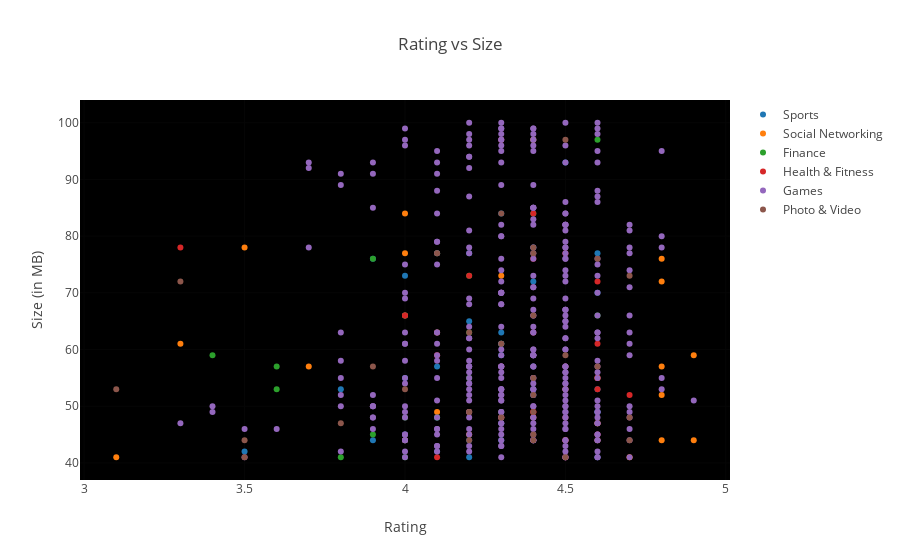

The notebook cell saved with this chart:
### Markdown cell above
Sizing Strategy - Light Vs Bulky?
How do app sizes impact the app rating?

### Code cell
c = ['hsl('+str(h)+',50%'+',50%)' for h in np.linspace(0, 360, len(list(set(groups.Category))))]

subset_df = df[df.Size_M > 40]
groups_temp = subset_df.groupby('Category').filter(lambda x: len(x) >20)

#for category in enumerate(list(set(groups_temp.Category))):
#     print (category)

data = [{
    'x': groups_temp.loc[subset_df.Category==category[1]]['Rating'], 
    'type':'scatter',
    'y' : subset_df['Size_M'],
    'name' : str(category[1]),
    'mode' : 'markers',
    'showlegend': True,
    #'marker': {'color':c[i]}
    #'text' : df['rating'],
    } for category in enumerate(list(set(groups_temp.Category)))]


layout = {'title':"Rating vs Size", 
          'xaxis': {'title' : 'Rating'},
          'yaxis' : {'title' : 'Size (in MB)'},
         'plot_bgcolor': 'rgb(0,0,0)'}

plotly.offline.iplot({'data': data, 'layout': layout},filename="category.html")

### Figure 1 — Plotly figure (JSON) as saved in the notebook; plotly's stock layout.template omitted (floating-point values rounded to 4 significant figures; data arrays with more than 128 entries replaced by an {"elided": "..."} marker saying what was removed)
{"data": [{"mode": "markers", "name": "Sports", "showlegend": true, "type": "scatter", "uid": "5aadffbe-0e81-4548-921d-e6a7a094f2e0", "x": [4.1, 4, 4, 4.6, 4.5, 4.3, 4, 4, 4.4, 4.3, 4, 4.3, 4.6, 4.6, 4.3, 4.4, 4.1, 4.3, 3.9, 4.3, 4.2, 4.4, 4.6, 4.4, 4.4, 4.4, 3.9, 4.2, 3.8, 4.2, 4.6, 3.5, 4.6, 4.5, 4.1, 4.2], "y": {"elided": "563 int values"}}, {"mode": "markers", "name": "Social Networking", "showlegend": true, "type": "scatter", "uid": "ec55dc19-9c93-41c2-b09a-3ce34156fae5", "x": [3.7, 4.3, 4.6, 3.1, 4.3, 3.3, 4, 4, 4.5, 4.8, 4.2, 4.1, 4.1, 4, 4, 4.4, 4.4, 4.6, 4.8, 4.9, 4.7, 4.8, 4.2, 3.5, 4.8, 4.8, 4.9], "y": {"elided": "563 int values"}}, {"mode": "markers", "name": "Finance", "showlegend": true, "type": "scatter", "uid": "165c5004-2855-49f1-b4e0-105ead18a25a", "x": [3.6, 4.2, 4.2, 4, 4.1, 4.3, 4.6, 4.5, 3.6, 4.6, 3.9, 4.2, 4.3, 4.1, 4.4, 4.6, 4, 4.6, 3.9, 3.4, 3.8], "y": {"elided": "563 int values"}}, {"mode": "markers", "name": "Health & Fitness", "showlegend": true, "type": "scatter", "uid": "5f9bc2ae-8d85-4b15-aba0-13b9113d39e8", "x": [4.5, 4.2, 4.6, 4.5, 4.5, 4.6, 4, 4.6, 4.6, 4.5, 4.6, 4.4, 4.4, 4.5, 4.4, 4.3, 4.3, 4.6, 4.4, 4.1, 4.1, 4.7, 4.4, 3.3, 4.3, 4.6, 4.5], "y": {"elided": "563 int values"}}, {"mode": "markers", "name": "Games", "showlegend": true, "type": "scatter", "uid": "a85cefd2-814a-4d74-8ccf-ec4a7dda0aa9", "x": {"elided": "323 float values"}, "y": {"elided": "563 int values"}}, {"mode": "markers", "name": "Photo & Video", "showlegend": true, "type": "scatter", "uid": "6597a92e-33c2-47f4-aa77-9a779e68b13e", "x": [4.6, 4.7, 4.4, 4.5, 4.3, 4.3, 4.4, 4.4, 4, 4.2, 4.4, 4.2, 4.2, 4.4, 4.3, 4.5, 4.7, 3.8, 4.6, 4.5, 3.5, 4.4, 4.4, 4.4, 3.9, 3.3, 4.7, 3.5, 3.1, 4.1], "y": {"elided": "563 int values"}}], "layout": {"plot_bgcolor": "rgb(0,0,0)", "title": {"text": "Rating vs Size"}, "xaxis": {"title": {"text": "Rating"}}, "yaxis": {"title": {"text": "Size (in MB)"}}}}
